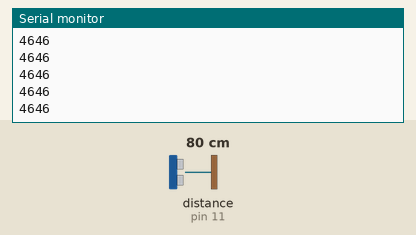
Simulated run of this sketch. Board: Arduino Uno, built with avr-gcc and run on an emulated ATmega328P. Shown: the last lines printed to the serial monitor. Wiring (inferred from the names in the program): ultrasonic range finder: trigger pin 12; echo pin 11. The inputs (shaded band) are chosen by the test bench; at power-on: distance to the obstacle (sensor on pin 11) 80 cm. The echo pulse lasts 58.3 µs per cm.

Above: at 1.2 s.
1.3 s: distance to the obstacle (sensor on pin 11) set to 2 cm
At 1.8 s:
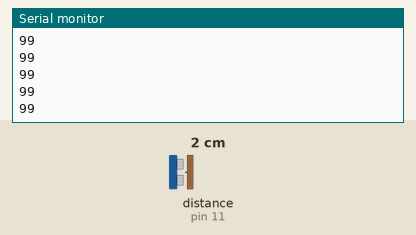
2.8 s: distance to the obstacle (sensor on pin 11) set to 4 cm
At 3.6 s:
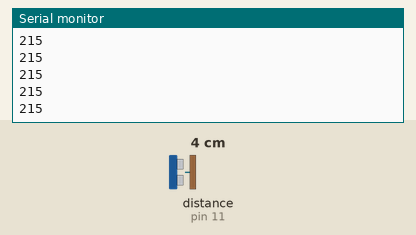
Timing chart, 0 to 5.8 s (numbered marks = the images above; inputs shaded):
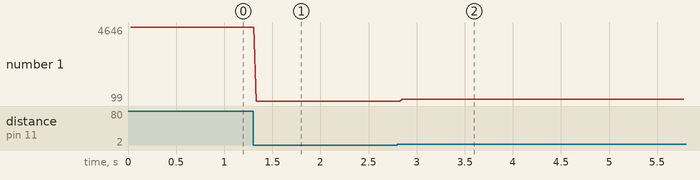

The sketch:

Ultrasonico.ino
```cpp
//Declaramos las variables donde van insertados los pines
int trigger = 12; //Este será el pin que mandará el sonido y lo conectaremos al pin 12 del arduino
int eco = 11; //Este será el pin que recibirá el sonido y lo conectaremos al pin 11 del arduino
int pingTravelTime; // Variable para saber el tiempo de viaje del sonido

void setup() {
  pinMode(trigger, OUTPUT); //Inicializamos el pin trigger como salida de datos
  pinMode(eco, INPUT); //Inicializamos el pin Eco como entrada de datos
  Serial.begin(9600); // Inicializamos el monitor serial a 9600 baudios (puede ser otro) para ver los datos del sensor.
}

void loop() {
  //Enviamos un pulso ultrasónico de 10 microsegundos
  digitalWrite(trigger, HIGH);
  delayMicroseconds(10);
  digitalWrite(trigger, LOW);

  //Medimos el tiempo que tarda en recibir el eco
  pingTravelTime = pulseIn(eco, HIGH);
  delay(25);

  //Mostramos el tiempo medido en el monitor serial
  Serial.println(pingTravelTime);
}
```

Measured:
- after the input at 1.3 s, the serial monitor: prints a new line at once (image 1)
- after the input at 2.8 s, the serial monitor: prints a new line after 0.05 s (image 2)
- plotted number 1: 4646 → 99 after the input at 1.3 s, 99 → 215 after the input at 2.8 s
